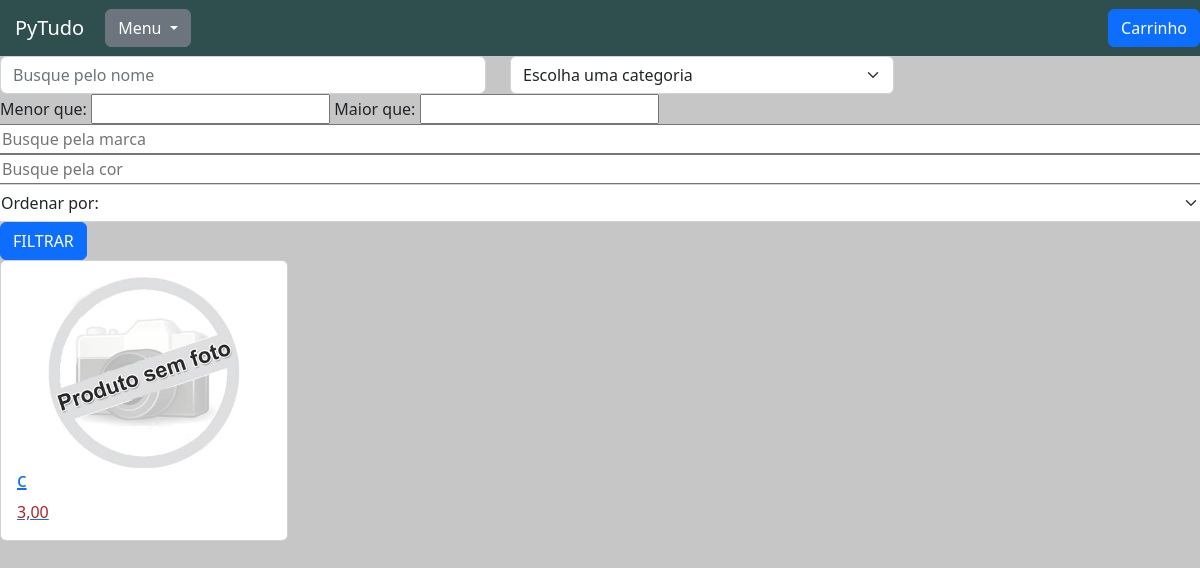
The app's page /, older data.
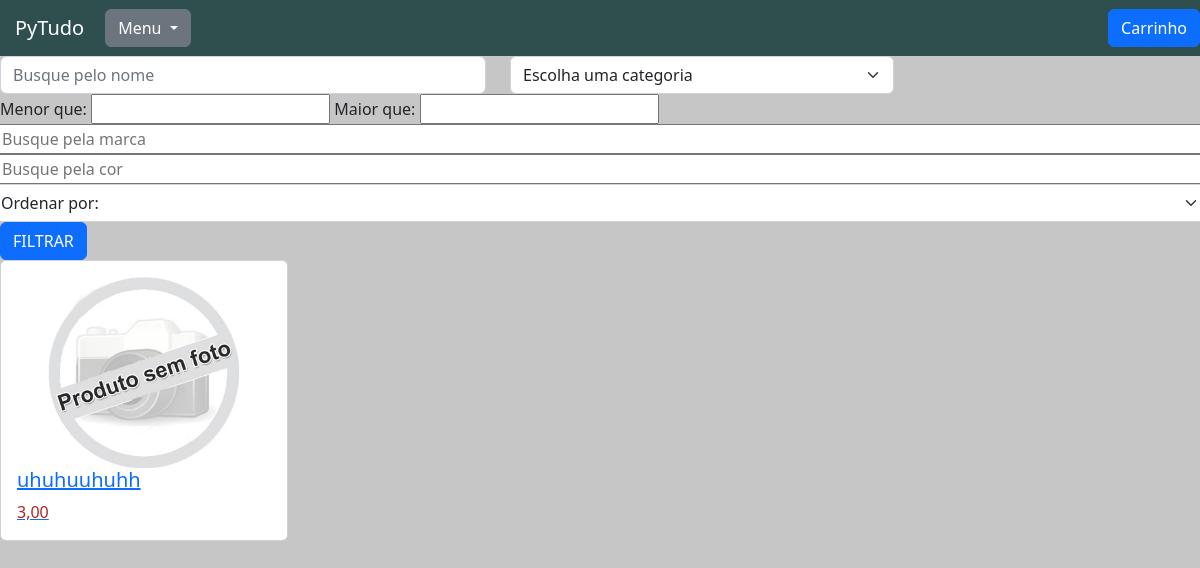
The same page, newer data.
### produtos/models.py (models this page shows, shortened)
class DestacadosHome(models.Model):
    produto = models.ForeignKey(Produtos, on_delete=models.CASCADE)

class Produtos(models.Model):
    nome = models.CharField(max_length=50)
    descricao = models.TextField()
    preco_de_custo = models.DecimalField(max_digits=8, decimal_places=2)
    preco = models.DecimalField(max_digits=8, decimal_places=2)
    categoria = models.ForeignKey(Categoria, blank=True, null=True, on_delete=models.SET_NULL)
    marca = models.CharField(max_length=50, blank=True, null=True)
    cor = models.CharField(max_length=30, blank=True, null=True)
    quantidade = models.IntegerField()
    data_cadastro = models.DateTimeField(auto_now_add=True)
    data_atualizacao = models.DateTimeField(auto_now=True, null=True)
    imagem_principal = models.ImageField(upload_to ='produtos/', blank=True, null=True)

### pytudo/views.py (the view)
# urls.py: path('', views.home, name='home'),
def home(request):
    categorias = Categoria.objects.all()
    produtos = DestacadosHome.objects.all()
    banners = Banner.objects.filter(home=True)
    return render(request, 'home.html', {'categorias': categorias,
                                         'produtos': produtos,
                                         'banners': banners})

### produtos/models.py (called while the page is built)
    def __str__(self):
        return self.nome

### pytudo/templates/home.html (shortened to what this page needs)
{% extends 'base.html' %}
{% load static %}
{% load filtros %}
{% block 'head' %}
    <link href="{% static 'produtos/css/listar_produtos.css' %}" rel="stylesheet">
{% endblock %}
{% block 'body' %}
<form action="{% url 'listar_produtos' %}" method="GET"> {% csrf_token %}
    <div class="row">
            <div class="col-md-5">
                <input type="text" placeholder="Busque pelo nome" class="form-control" name="nome">
            </div>
            <div class="col-md-4">
                <select class="form-select" name="categoria">
                    <option value="" disabled selected hidden>Escolha uma categoria</option>
                </select>
            </div>
            <div>
                <label>Menor que:</label>
                <input type="text" name="preco_menor_filtrar">
                <label> Maior que:</label>
                <input type="text" name="preco_maior_filtrar">
            </div>
            <input type="text" placeholder="Busque pela marca"  name="marca">
            <input type="text" placeholder="Busque pela cor"  name="cor">
            <select class="form-select" aria-label="Default select example" name="ordenacao">
                <option value="" disabled selected hidden>Ordenar por:</option>
            </select>
        <div class="col-md-3">
            <input type="submit" value="FILTRAR" class="btn btn-primary">
        </div>
    </div>
</form>
<div class="row">
    {% for produto in produtos %}
        <div class="col-md">
            <div class="card" style="width: 18rem;">
                <div class="card-body">
                    <a href="{% url 'ver_produto' produto.produto.id %}" class="links">
                        {% if produto.produto.imagem_principal %}
                            <img width="100%" src="{{produto.produto.imagem_principal.url}}">
                        {% else %}
                            <img width="100%" src="{% static 'produtos\img\sem foto.jpg' %}">
                        {% endif %}
                        <h5 class="card-title">{{produto.produto.nome}}</h5>
                        <div class="preco"> {{produto.produto.preco}} </div>
                    </a>
                </div>
            </div>
        </div>
    {% endfor %}
</div>
{% endblock %}

Row changes from the older to the newer data that the page shows:
changed through a linked row, DestacadosHome: produto.nome "c" → "uhuhuuhuhh"
